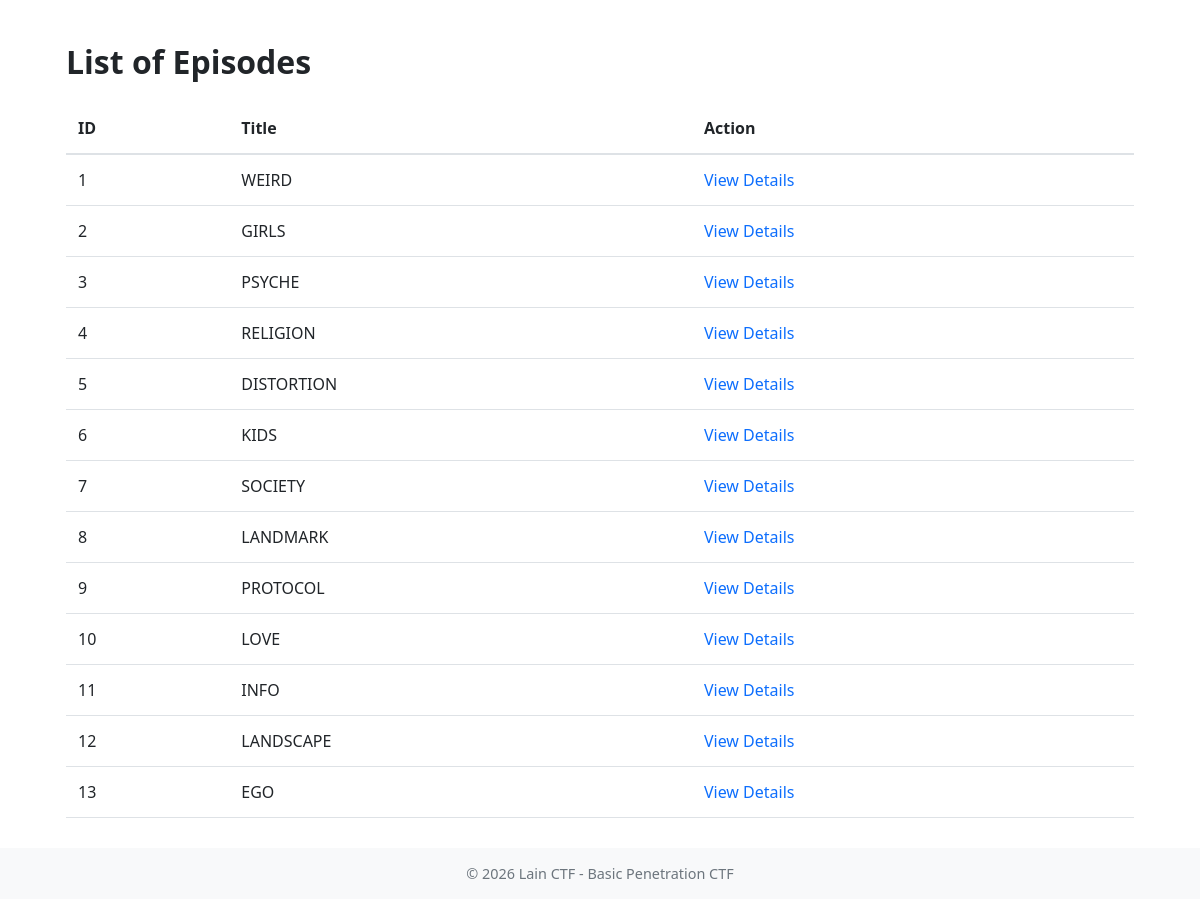
Page /src/home.php on the committed database.
### tables this page shows
CREATE TABLE IF NOT EXISTS episodes (
  id INT AUTO_INCREMENT PRIMARY KEY,
  title VARCHAR(100) NOT NULL,
  description TEXT NOT NULL
);

### src/home.php (the view, shortened to what this page needs)
<?php
require_once __DIR__ . '/includes/db.php';
$result = $conn->query("SELECT id, title FROM episodes ORDER BY id ASC");
$episodes = $result->fetch_all(MYSQLI_ASSOC);
?>
<!DOCTYPE html>
<html lang="id">
<head>
<link rel="stylesheet" href="style.css">
</head>
<body>
<div class="container">
    <h1>List of Episodes</h1>
    <table>
        <tr>
            <th>ID</th>
            <th>Title</th>
            <th>Action</th>
        </tr>
        <?php foreach ($episodes as $ep): ?>
        <tr>
            <td><?= (int)$ep['id'] ?></td>
            <td><?= htmlspecialchars($ep['title']) ?></td>
            <td><a href="detail.php?id=<?= (int)$ep['id'] ?>">View Details</a></td>
        </tr>
        <?php endforeach; ?>
    </table>
</div>
<div class="footer">© 2026 Lain CTF - Basic Penetration CTF</div>
</body>
</html>

### src/style.css (style rules this page uses)
* { box-sizing: border-box; }
body { font-family: "Segoe UI", Arial, sans-serif; color: #212529; background: #fff; margin: 0; font-size: 16px; }
.container { max-width: 1100px; margin: 0 auto; padding: 40px 16px 30px; }
h1 { font-size: 2rem; font-weight: 600; margin: 0 0 20px; }
table { width: 100%; border-collapse: collapse; }
th, td { text-align: left; padding: 14px 12px; border-bottom: 1px solid #dee2e6; vertical-align: top; }
th { border-bottom: 2px solid #dee2e6; font-weight: 600; }
a { color: #0d6efd; text-decoration: none; }
.footer { text-align: center; padding: 16px; color: #6c757d; background: #f8f9fa; font-size: 0.9rem; }

### rows in the picture
episodes: id "1", title "WEIRD"
episodes: id "2", title "GIRLS"
episodes: id "3", title "PSYCHE"
episodes: id "4", title "RELIGION"
episodes: id "5", title "DISTORTION"
episodes: id "6", title "KIDS"
episodes: id "7", title "SOCIETY"
episodes: id "8", title "LANDMARK"
episodes: id "9", title "PROTOCOL"
episodes: id "10", title "LOVE"
episodes: id "11", title "INFO"
episodes: id "12", title "LANDSCAPE"
episodes: id "13", title "EGO"
